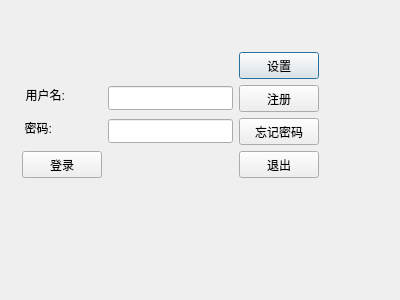
<?xml version="1.0" encoding="UTF-8"?>
<ui version="4.0">
 <class>SignIn</class>
 <widget class="QDialog" name="SignIn">
  <property name="geometry">
   <rect>
    <x>0</x>
    <y>0</y>
    <width>400</width>
    <height>300</height>
   </rect>
  </property>
  <property name="windowTitle">
   <string>Dialog</string>
  </property>
  <widget class="QPushButton" name="setBtn">
   <property name="geometry">
    <rect>
     <x>239</x>
     <y>52</y>
     <width>80</width>
     <height>27</height>
    </rect>
   </property>
   <property name="text">
    <string>设置</string>
   </property>
  </widget>
  <widget class="QPushButton" name="signUpBtn">
   <property name="geometry">
    <rect>
     <x>239</x>
     <y>85</y>
     <width>80</width>
     <height>27</height>
    </rect>
   </property>
   <property name="text">
    <string>注册</string>
   </property>
  </widget>
  <widget class="QPushButton" name="forgetPasswordBtn">
   <property name="geometry">
    <rect>
     <x>239</x>
     <y>118</y>
     <width>80</width>
     <height>27</height>
    </rect>
   </property>
   <property name="text">
    <string>忘记密码</string>
   </property>
  </widget>
  <widget class="QLabel" name="nameLabel">
   <property name="geometry">
    <rect>
     <x>22</x>
     <y>85</y>
     <width>43</width>
     <height>19</height>
    </rect>
   </property>
   <property name="text">
    <string>用户名:</string>
   </property>
   <property name="alignment">
    <set>Qt::AlignRight|Qt::AlignTrailing|Qt::AlignVCenter</set>
   </property>
  </widget>
  <widget class="QLineEdit" name="nameLineEdit">
   <property name="geometry">
    <rect>
     <x>108</x>
     <y>86</y>
     <width>125</width>
     <height>24</height>
    </rect>
   </property>
  </widget>
  <widget class="QPushButton" name="signinBtn">
   <property name="geometry">
    <rect>
     <x>22</x>
     <y>151</y>
     <width>80</width>
     <height>27</height>
    </rect>
   </property>
   <property name="text">
    <string>登录</string>
   </property>
  </widget>
  <widget class="QLabel" name="passwdLabel">
   <property name="geometry">
    <rect>
     <x>22</x>
     <y>118</y>
     <width>30</width>
     <height>19</height>
    </rect>
   </property>
   <property name="text">
    <string>密码:</string>
   </property>
   <property name="alignment">
    <set>Qt::AlignRight|Qt::AlignTrailing|Qt::AlignVCenter</set>
   </property>
  </widget>
  <widget class="QLineEdit" name="passwdLineEdit">
   <property name="geometry">
    <rect>
     <x>108</x>
     <y>119</y>
     <width>125</width>
     <height>24</height>
    </rect>
   </property>
  </widget>
  <widget class="QPushButton" name="exitBtn">
   <property name="geometry">
    <rect>
     <x>239</x>
     <y>151</y>
     <width>80</width>
     <height>27</height>
    </rect>
   </property>
   <property name="text">
    <string>退出</string>
   </property>
  </widget>
  <widget class="QLabel" name="showLabel">
   <property name="geometry">
    <rect>
     <x>22</x>
     <y>52</y>
     <width>211</width>
     <height>27</height>
    </rect>
   </property>
   <property name="text">
    <string/>
   </property>
  </widget>
  <zorder>gridLayoutWidget</zorder>
  <zorder>passwdLabel</zorder>
  <zorder>nameLabel</zorder>
  <zorder>nameLineEdit</zorder>
  <zorder>setBtn</zorder>
  <zorder>signUpBtn</zorder>
  <zorder>forgetPasswordBtn</zorder>
 </widget>
 <resources/>
 <connections/>
</ui>
